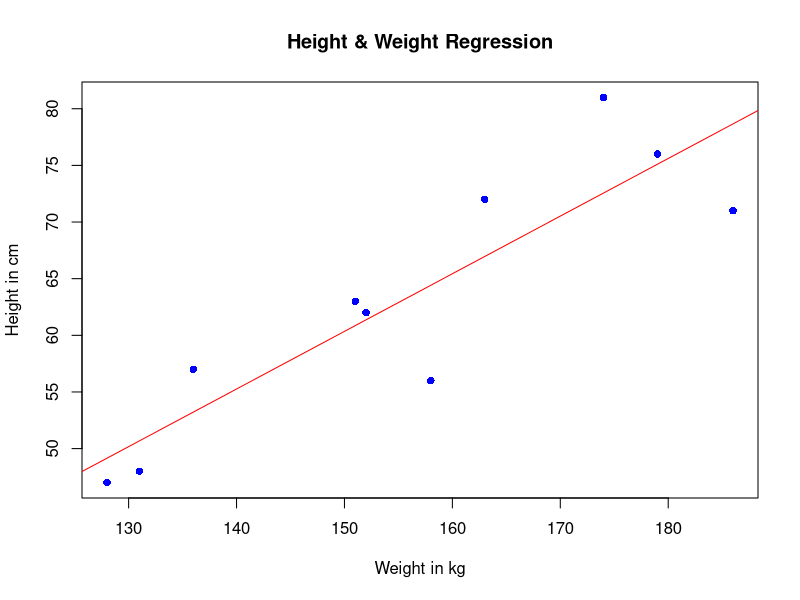

This figure's R source:
# Define vectors for x (height) and y (weight)
x <- c(151, 174, 158, 186, 128, 136, 179, 163, 152, 131)
y <- c(63, 81, 56, 71, 47, 57, 76, 72, 62, 48)

# Perform linear regression
relation <- lm(y ~ x)

# Print model coefficients
print(relation)

# Print summary of the model
print(summary(relation))

# Create a new data frame for prediction
a <- data.frame(x = 160)

# Predict the weight for x = 160
result <- predict(relation, a)

# Print the predicted result
print(result)

# Plot the data and add the regression line
plot(x, y, col = 'blue', main = "Height & Weight Regression", 
     xlab = "Weight in kg", ylab = "Height in cm", pch = 16)
abline(relation, col = 'red')  # Add regression line
